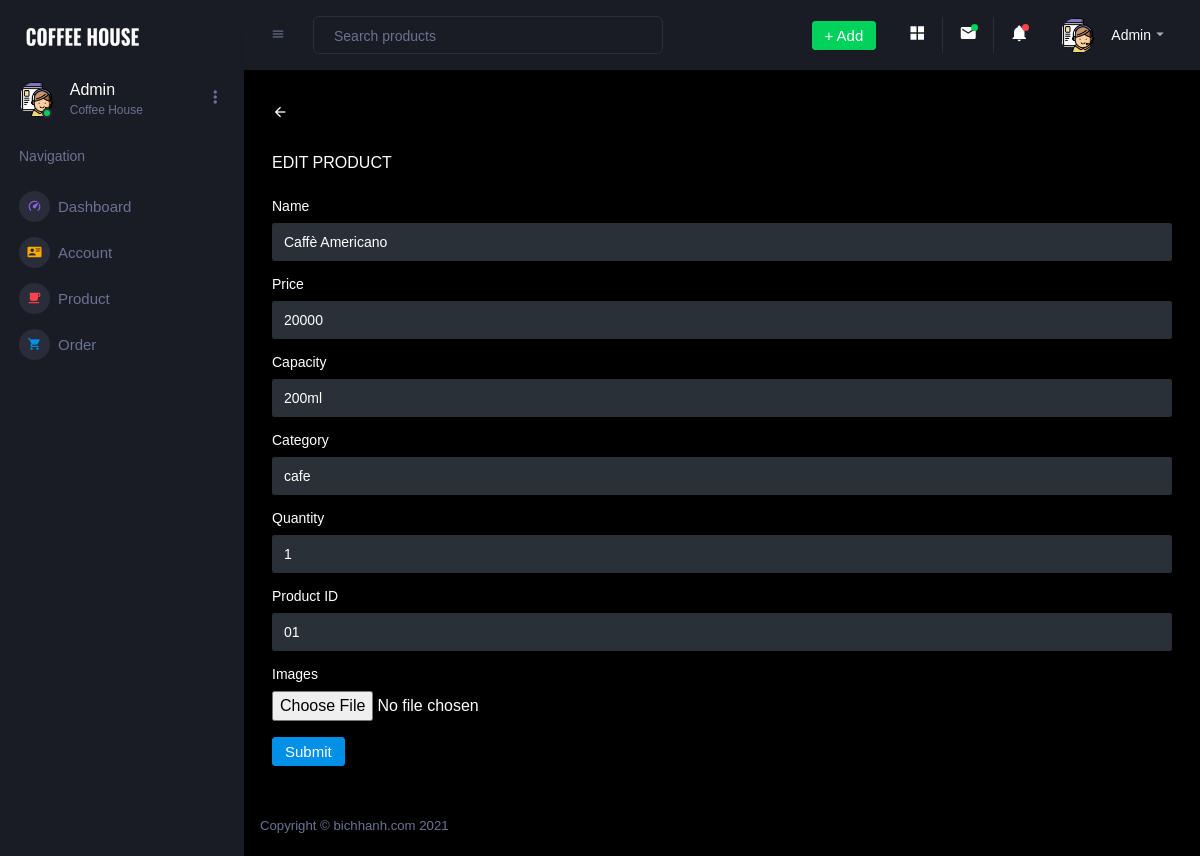
The page /admin/edit.php?id=1 on the database its author committed.
### tables this page shows
CREATE TABLE `sanpham` (
  `masp` varchar(30) NOT NULL,
  `tensp` varchar(22) NOT NULL,
  `hinhanh` varchar(50) NOT NULL,
  `gia` double NOT NULL,
  `dungtich` varchar(22) NOT NULL,
  `matl` varchar(22) NOT NULL,
  `soluong` int(10) NOT NULL,
  `id` int(11) NOT NULL
);

### admin/hehe.php (called while the page is built, shortened)
<?php
class module{
    function getByID($id){
        $db = new Connection();
        $conn = $db -> conn;
        $sql = "SELECT * FROM sanpham WHERE id = '$id'";
        $result = mysqli_query($conn, $sql);
        if(mysqli_num_rows($result) > 0){
            return mysqli_fetch_assoc($result);
        }
        return null;
    }
}
?>

### admin/edit.php (the view, shortened to what this page needs)
<?php
require_once("hehe.php");
$id = $_GET['id'];
$a = new module();
$edit = $a -> getByID($id);
?>
<!DOCTYPE html>
<html lang="en">
  <head>
    <link rel="stylesheet" href="assets/vendors/mdi/css/materialdesignicons.min.css">
    <link rel="stylesheet" href="assets/vendors/css/vendor.bundle.base.css">
    <link rel="stylesheet" href="assets/vendors/jvectormap/jquery-jvectormap.css">
    <link rel="stylesheet" href="assets/vendors/flag-icon-css/css/flag-icon.min.css">
    <link rel="stylesheet" href="assets/vendors/owl-carousel-2/owl.carousel.min.css">
    <link rel="stylesheet" href="assets/vendors/owl-carousel-2/owl.theme.default.min.css">
    <link rel="stylesheet" href="assets/css/style.css">
  </head>
  <body>
    <div class="container-scroller">
      <nav class="sidebar sidebar-offcanvas" id="sidebar">
        <div class="sidebar-brand-wrapper d-none d-lg-flex align-items-center justify-content-center fixed-top">
          <a class="sidebar-brand brand-logo" href="index.php"><img src="../images/COFFEE HOUSE.png" alt="logo" /></a>
        </div>
        <ul class="nav">
          <li class="nav-item profile">
            <div class="profile-desc">
              <div class="profile-pic">
                <div class="count-indicator">
                  <img class="img-xs rounded-circle " src="../images/admin.png" alt="">
                  <span class="count bg-success"></span>
                </div>
                <div class="profile-name">
                  <h5 class="mb-0 font-weight-normal">Admin</h5>
                  <span>Coffee House</span>
                </div>
              </div>
              <a href="#" id="profile-dropdown" data-toggle="dropdown"><i class="mdi mdi-dots-vertical"></i></a>
            </div>
          </li>
          <li class="nav-item nav-category">
            <span class="nav-link">Navigation</span>
          </li>
          <li class="nav-item menu-items">
            <a class="nav-link" href="index.php">
              <span class="menu-icon">
                <i class="mdi mdi-speedometer"></i>
              </span>
              <span class="menu-title">Dashboard</span>
            </a>
          </li>
          <li class="nav-item menu-items">
            <a class="nav-link" href="account.php">
              <span class="menu-icon">
                <i class="mdi mdi-account-card-details"></i>
              </span>
              <span class="menu-title">Account</span>
            </a>
          </li>
          <li class="nav-item menu-items">
            <a class="nav-link" href="product.php">
              <span class="menu-icon">
                <i class="mdi mdi-coffee"></i>
              </span>
              <span class="menu-title">Product</span>
            </a>
          </li>
          <li class="nav-item menu-items">
            <a class="nav-link" href="order.php">
              <span class="menu-icon">
                <i class="mdi mdi-cart"></i>
              </span>
              <span class="menu-title">Order</span>
            </a>
          </li>
        </ul>
      </nav>
      <div class="container-fluid page-body-wrapper">
        <nav class="navbar p-0 fixed-top d-flex flex-row">
          <div class="navbar-menu-wrapper flex-grow d-flex align-items-stretch">
            <button class="navbar-toggler navbar-toggler align-self-center" type="button" data-toggle="minimize">
              <span class="mdi mdi-menu"></span>
            </button>
            <ul class="navbar-nav w-100">
              <li class="nav-item w-100">
                <form class="nav-link mt-2 mt-md-0 d-none d-lg-flex search">
                  <input type="text" class="form-control" placeholder="Search products">
                </form>
              </li>
            </ul>
            <ul class="navbar-nav navbar-nav-right">
            <li class="nav-item dropdown d-none d-lg-block">
                <a class="nav-link btn btn-success create-new-button" id="createbuttonDropdown" data-toggle="dropdown" aria-expanded="false" href="#">+ Add</a>
              </li>
              <li class="nav-item nav-settings d-none d-lg-block">
                <a class="nav-link" href="#">
                  <i class="mdi mdi-view-grid"></i>
                </a>
              </li>
              <li class="nav-item dropdown border-left">
                <a class="nav-link count-indicator dropdown-toggle" id="messageDropdown" href="#" data-toggle="dropdown" aria-expanded="false">
                  <i class="mdi mdi-email"></i>
                  <span class="count bg-success"></span>
                </a>
              </li>
              <li class="nav-item dropdown border-left">
                <a class="nav-link count-indicator dropdown-toggle" id="notificationDropdown" href="#" data-toggle="dropdown">
                  <i class="mdi mdi-bell"></i>
                  <span class="count bg-danger"></span>
                </a>
              </li>
              <li class="nav-item dropdown">
                <a class="nav-link" id="profileDropdown" href="#" data-toggle="dropdown">
                  <div class="navbar-profile">
                    <img class="img-xs rounded-circle" src="../images/admin.png" alt="">
                    <p class="mb-0 d-none d-sm-block navbar-profile-name">Admin</p>
                    <i class="mdi mdi-menu-down d-none d-sm-block"></i>
                  </div>
                </a>
              </li>
            </ul>
          </div>
        </nav>
        <div class="main-panel">
          <div class="content-wrapper">
          <a style="color: white"href="product.php"><i class="mdi mdi-arrow-left"></i></a>
          <br><br>
            EDIT PRODUCT
            <br><br>
          <form method ="post">
            <div class="form-group">
              <label>Name</label>
              <input type="text" class="form-control" value="<?php echo $edit['tensp']?>" name="tensp">
            </div>
            <div class="form-group">
              <label>Price</label>
              <input type="text" class="form-control" value=<?php echo ($edit['gia'])?> name="gia">
            </div>
            <div class="form-group">
              <label>Capacity</label>
              <input type="text" class="form-control" value=<?php echo $edit['dungtich']?> name="dungtich">
            </div>
            <div class="form-group">
              <label>Category</label>
              <input type="text" class="form-control" value=<?php echo $edit['matl']?> name="matl">
            </div>
            <div class="form-group">
              <label>Quantity</label>
              <input type="text" class="form-control" value=<?php echo $edit['soluong']?> name="soluong">
            </div>
            <div class="form-group">
              <label>Product ID</label>
              <input type="text" class="form-control" value=<?php echo $edit['masp']?> name="masp">
            </div>
            <div class="form-group">
              <label>Images</label>
              <input type="file" class="form-control-file" value=<?php echo $edit['hinhanh']?> name="hinhanh">
            </div>
            <button type="submit" class="btn btn-primary" name="sua">Submit</button>
        </form>
          </div>
          <footer class="footer">
            <div class="d-sm-flex justify-content-center justify-content-sm-between">
              <span class="text-muted d-block text-center text-sm-left d-sm-inline-block">Copyright © bichhanh.com 2021</span>
            </div>
          </footer>
        </div>
      </div>
    </div>
  </body>
</html>

### rows shown on the page
sanpham: tensp "Caffè Americano", gia "20000", dungtich "200ml", matl "cafe", soluong "1", masp "01"
